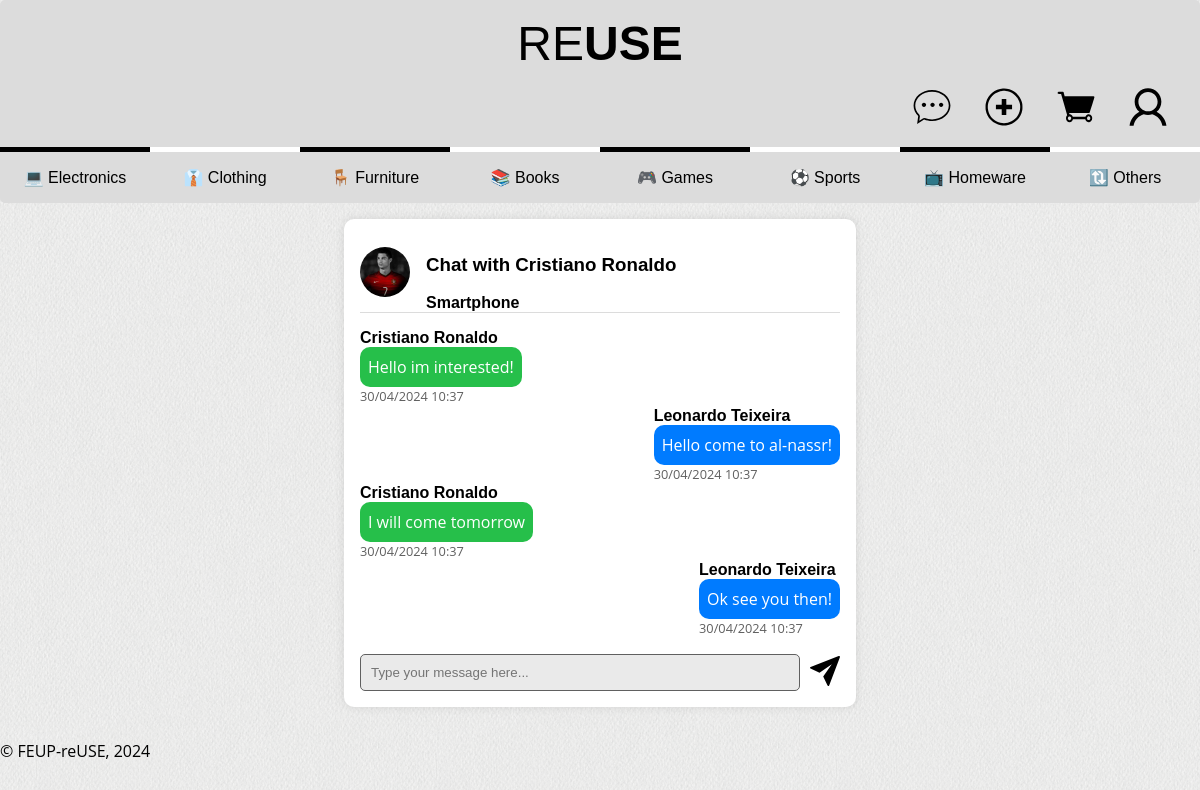
The page /pages/chat_messages.php?otherUserId=2&itemId=1 (signed in) on the database as committed earlier.
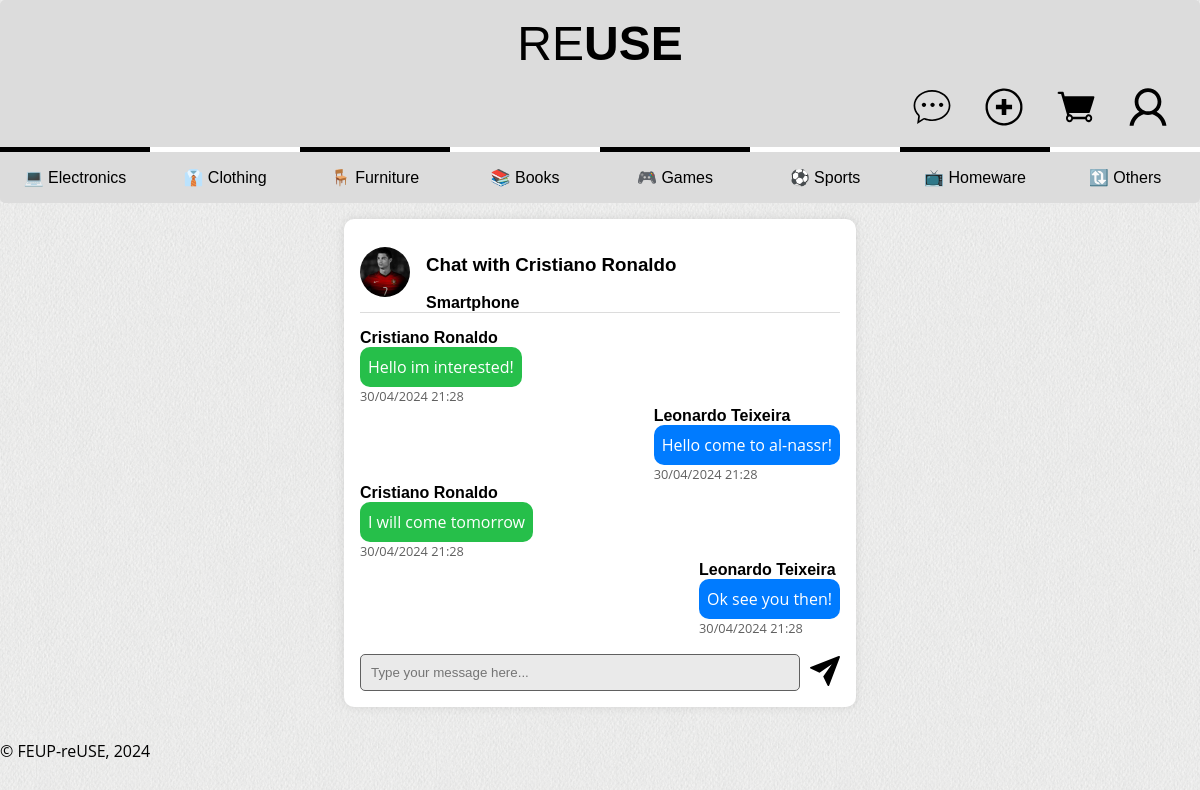
The same page on the database as committed later.
### tables this page shows
CREATE TABLE Categories (
    idCategory INTEGER PRIMARY KEY,
    categoryName TEXT UNIQUE NOT NULL
);

CREATE TABLE Users (
    idUser INTEGER PRIMARY KEY,
    name TEXT NOT NULL,
    username TEXT UNIQUE NOT NULL,
    password TEXT NOT NULL,
    email TEXT UNIQUE NOT NULL,
    isAdmin BOOLEAN NOT NULL DEFAULT 0
);

CREATE TABLE Images (
    idImage INTEGER PRIMARY KEY AUTOINCREMENT,
    imagePath TEXT NOT NULL
);

CREATE TABLE Items (
    idItem INTEGER PRIMARY KEY AUTOINCREMENT,
    idSeller INTEGER NOT NULL,
    name TEXT NOT NULL,
    introduction TEXT,
    description TEXT,
    idCategory INTEGER,
    brand TEXT,
    model TEXT,
    idSize INTEGER,
    idCondition INTEGER,
    price REAL NOT NULL,
    active BOOLEAN NOT NULL DEFAULT TRUE,
    featured BOOLEAN NOT NULL DEFAULT FALSE,
    FOREIGN KEY (idSeller) REFERENCES Users(idUser),
    FOREIGN KEY (idCategory) REFERENCES Categories(idCategory),
    FOREIGN KEY (idSize) REFERENCES Sizes(idSize),
    FOREIGN KEY (idCondition) REFERENCES Conditions(idCondition)
);

CREATE TABLE Chats (
    idChat INTEGER PRIMARY KEY,
    idSender INTEGER NOT NULL,
    idRecipient INTEGER NOT NULL,
    message TEXT NOT NULL,
    timestamp TIMESTAMP DEFAULT CURRENT_TIMESTAMP,
    idItem INTEGER NOT NULL,
    FOREIGN KEY (idSender) REFERENCES Users(idUser),
    FOREIGN KEY (idRecipient) REFERENCES Users(idUser),
    FOREIGN KEY (idItem) REFERENCES Items(idItem)
);

### utils/session.php (called while the page is built, shortened)
<?php
  class Session {
    public function isLoggedIn() : bool {
      return isset($_SESSION['id']);
    }
    public function getId() : ?int {
      return isset($_SESSION['id']) ? $_SESSION['id'] : null;
    }
  }
?>

### database/category.class.php (called while the page is built, shortened)
<?php
class Category {
    public function __construct(int $idCategory, string $categoryName) {
        $this->idCategory = $idCategory;
        $this->categoryName = $categoryName;
    }
    static function getCategories(PDO $db): array {
        try {
            $stmt = $db->prepare('SELECT * FROM Categories');
            $stmt->execute();
            $categories = array();
            while ($category = $stmt->fetch()) {
                $categories[] = new Category(
                    $category['idCategory'],
                    $category['categoryName']
                );
            }
            return $categories;
        } catch (PDOException $e) {
            echo "Error fetching categories: " . $e->getMessage();
            return array();
        }
    }
}
?>

### database/users.class.php (called while the page is built, shortened)
<?php
class User {
    public int $idUser;
    public function __construct(int $idUser, string $name, string $username, string $password, string $email, bool $isAdmin) {
        $this->idUser = $idUser;
        $this->name = $name;
    }
    public static function getUserById(PDO $db, int $idUser): ?User {
        $stmt = $db->prepare('SELECT * FROM Users WHERE idUser = ?');
        $stmt->execute([$idUser]);
        $user = $stmt->fetch();
        return new User($user['idUser'], $user['name'], $user['username'], $user['password'], $user['email'], (bool) $user['isAdmin']);
    }
    public function getProfileImage(PDO $db): ?string {
        $stmt = $db->prepare('SELECT imagePath FROM UserImage JOIN Images ON UserImage.idImage = Images.idImage WHERE idUser = ?');
        $stmt->execute(array($this->idUser));
        $imagePath = $stmt->fetch();
        if ($imagePath)
            $imagePath = $imagePath['imagePath'];
        return $imagePath ? $imagePath : null;
    }
}
?>

### database/item.class.php (called while the page is built, shortened)
<?php
require_once 'connection.db.php';
require_once 'category.class.php';
require_once 'users.class.php';
class Item {
    public function __construct(int $idItem, int $idSeller, string $name, ?string $introduction, ?string $description, int $idCategory, ?string $brand, ?string $model, int $idSize, int $idCondition, float $price, bool $active, bool $featured) {
        $this->name = $name;
    }
    public static function getItemById(PDO $db ,int $idItem): ?Item {
        $stmt = $db->prepare('SELECT * FROM Items WHERE idItem = ?');
        $stmt->execute(array($idItem));
        $item = $stmt->fetch();
        return new Item(
            $item['idItem'],
            $item['idSeller'],
            $item['name'],
            $item['introduction'],
            $item['description'],
            (int) $item['idCategory'],
            $item['brand'],
            $item['model'],
            (int) $item['idSize'],
            (int) $item['idCondition'],
            $item['price'],
            (bool) $item['active'],
            (bool) $item['featured']
        );
    }
}
?>

### database/chats.class.php (called while the page is built, shortened)
<?php
require_once 'users.class.php';
class Chat {
    public static function getChatByUserAndItem($db, $userId, $otherUserId, $itemId) {
        $query = "SELECT * FROM Chats WHERE ((idSender = ? AND idRecipient = ?) OR (idSender = ? AND idRecipient = ?)) AND idItem = ?";
        $stmt = $db->prepare($query);
        $stmt->execute(array($userId, $otherUserId, $otherUserId, $userId, $itemId));
        return $stmt->fetchAll();
    }
}
?>

### pages/chat_messages.php (the view, shortened to what this page needs)
<?php
require_once(__DIR__ . '/../utils/session.php');
$session = new Session();
require_once(__DIR__ . '/../database/connection.db.php');
require_once(__DIR__ . '/../database/category.class.php');
require_once(__DIR__ . '/../database/item.class.php');
require_once(__DIR__ . '/../database/users.class.php');
require_once(__DIR__ . '/../database/chats.class.php');
require_once(__DIR__ . '/../templates/common.tpl.php');
$db = getDatabaseConnection();
$categories = Category::getCategories($db);
drawHeader($session);
drawCategories($categories);
$userId = $session->getId();
$otherUserId = $_GET['otherUserId'];
$itemId = $_GET['itemId'];
$chats = Chat::getChatByUserAndItem($db, (int)$userId, (int)$otherUserId, (int)$itemId);
?>
<section class="chat">
    <header><?php
            $otherUser = User::getUserById($db, (int)$otherUserId);
            $otherUserImage = $otherUser->getProfileImage($db);
            $item = Item::getItemById($db, (int)$itemId);
            if ($otherUserImage) {
                echo "<a href='../pages/user-profile.php?idUser={$otherUserId}'><img src='{$otherUserImage}' alt='User Image'></a>";
            }
            else {
                echo "<a href='../pages/user-profile.php?idUser={$otherUserId}'><img src='../docs/images/default_profile_picture.png' alt='User Image'></a>";
            }
            ?>
        <div>
            <h3>Chat with <?=User::getUserById($db,(int) $otherUserId)->name?></h3>
            <h4><?=$item->name?></h4>
        </div>
    </header>
        <?php foreach ($chats as $chat) { ?>
            <div class="message_<?php echo $chat['idSender'] === $userId ? 'outgoing' : 'incoming'; ?>">
                <h4><?= htmlentities(User::getUserById($db, $chat['idSender'])->name) ?></h4>
                <p class="message_content"><?= htmlentities($chat['message']) ?></p>
                <p class="hint"><?= htmlentities(date('d/m/Y H:i', strtotime($chat['timestamp']))) ?></p>
            </div>
        <?php } ?>
        <form action="../actions/action_send_message.php" method="post" class="message-form">
            <div class="message-input">
                <input type="text" name="message" placeholder="Type your message here..." required>
                <button type="submit"><img src="../docs/images/icon_send.svg" alt="Send"></button>
            </div>
        </form>
</section>
<?php drawFooter(); ?>

### templates/common.tpl.php (shortened to what this page needs)
<?php function drawHeader($session, $jsPage = "script") { ?>
  <!DOCTYPE html>
  <html lang="en">
    <head>
      <link rel="stylesheet" href="../css/style.css">
      <link rel="stylesheet" href="../css/layout.css">
      <link rel="stylesheet" href="../css/responsive.css">
    </head>
    <body>
      <header>
        <h1>
            <a href="../pages/index.php">RE<strong>USE</strong></a>
        </h1>
        <?php
          if ($session->isLoggedIn()) {
        ?>
            <div id="user-icons">
              <a href="../pages/chats.php"><img src="../docs/images/icon_chat.svg" alt="Chats"></a>
              <a href="../pages/add_publication.php"><img src="../docs/images/icon_add.svg" alt="Add Publication"></a>
              <a href="../pages/cart.php"><img src="../docs/images/icon_cart.svg" alt="Cart"></a>
              <a href="../pages/user-profile.php?idUser=<?=$_SESSION['id']?>"><img src="../docs/images/icon_profile.svg" alt="Profile"></a>
            </div>
        <?php
          }
        ?>
      </header>
<?php } ?>
<?php function drawCategories($categories) { ?>
    <nav id="menu">
        <ul>
            <?php foreach ($categories as $category) { ?>
                <li><a href="../pages/index.php?category=<?= $category->idCategory ?>"><?= htmlspecialchars_decode(htmlentities($category->categoryName)) ?></a></li>
            <?php } ?>
        </ul>
    </nav>
<?php } ?>
<?php function drawFooter() { ?>
    <footer>
        <p>&copy; FEUP-reUSE, 2024</p>
    </footer>
  </body>
</html>
<?php } ?>

### css/style.css (style rules this page uses)
:root { --lightgrey: #dcdcdc; --lightergrey: #eaeaea; --grey: #606060; --blue: #007bff; --darkblue: #0056b3; --black: #000000; --white: #ffffff; --red: #d11b2e; --green: #26bf4a; --yellow: #f59918; }
a { text-decoration: none; color: var(--black); transition: 0.3s ease; }
body > header { background-color: var(--lightgrey); border-radius: 5px 5px 0 0; }
body > header h1 { font-size: 3em; font-weight: 100; color: var(--black); margin: 0; }
body > header strong { font-weight: 900; }
body > header h1 a { text-decoration: none; color: var(--black); }
#user-icons { margin-top: 1em; }
#user-icons a { padding: 0 1em; }
#user-icons img { width: 40px; height: 40px; }
#menu { background-color: var(--lightgrey); border-radius: 0 0 5px 5px; }
#menu ul { margin: 0; padding: 0; }
#menu li { list-style-type: none; text-align: center; padding: 1em 0; }
#menu a { padding: 1em; }
#menu li:nth-child(odd) { border-top: 5px solid var(--black); }
#menu li:nth-child(even) { border-top: 5px solid var(--white); }
button { background-color: var(--blue); color: var(--white); border: none; padding: 0.5em 1em; border-radius: 5px; transition: 0.3s; }
input, select { padding: 0.5em; border: 1px solid var(--grey); border-radius: 5px; }
.hint { font-size: 0.8em; color: var(--grey); }
.chats, .chat { background-color: var(--white); box-shadow: 0 0 10px rgba(0, 0, 0, 0.1); border-radius: 10px; width: 30em; }
.chats article img, .chat img { width: 50px; height: 50px; border-radius: 50%; }
.chat h4 { margin: 0; }
.chat header { width: 100%; border-bottom: 1px solid var(--lightgrey); margin-bottom: 1em; }
.chat .message_incoming p.message_content { margin: 0; padding: 0.5em; border-radius: 10px; background-color: var(--green); color: var(--white); }
.chat .message_outgoing p.message_content { margin: 0; padding: 0.5em; border-radius: 10px; background-color: var(--blue); color: var(--white); }
.chat .hint { margin: 0; }
.message-form { width: 100%; }
.message-input { margin-top: 1em; }
.message-input input[type="text"] { flex: 1; padding: 10px; border: 1px solid var(--grey); border-radius: 5px; margin-right: 10px; background-color: var(--lightergrey); }
.message-input button { background: none; border: none; cursor: pointer; padding: 0; margin: 0; }
.message-input img { border-radius: 0; width: 30px; height: 30px; }
.message_incoming, .message_outgoing { max-width: 50%; word-wrap: break-word; }
body { font-family: "Poppins", sans-serif; }
p { font-family: "Open Sans", sans-serif; line-height: 1.5em; }

### css/layout.css (style rules this page uses)
body { margin: 0 auto; background-image: url("../docs/images/website_background.png"); width: 80em; display: grid; grid-template-columns: 1fr 4fr; grid-template-rows: auto; grid-template-areas: "header header" "menu menu" "signup signup" "details details" "aside items" "footer footer"; }
body > header { grid-area: header; }
#menu { grid-area: menu; }
body > footer { grid-area: footer; }
body > header { display: flex; flex-direction: column; padding: 1em; }
body > header h1 { display: flex; justify-content: center; }
#signup, #user-icons { display: flex; justify-content: flex-end; flex-wrap: wrap; }
#menu ul { display: flex; flex-direction: row; flex-wrap: wrap; }
#menu li { display: block; flex: 1; }
form { display: flex; flex-direction: column; }
.chats, .chat { margin: 1em auto; padding: 1em; grid-area: details; display: flex; flex-direction: column; align-items: center; }
.chats article, .chat header { display: flex; align-items: center; justify-content: flex-start; gap: 1em; }
.message_incoming { align-self: flex-start; }
.message_outgoing { align-self: flex-end; }
.message-form { display: flex; flex-direction: column; }
.message-input { display: flex; align-items: center; }

### css/responsive.css (style rules this page uses)
@media (max-width: 80em) { body { width: 100%; } }

Rows that differ between the two databases and show on the page:
changed chats "Hello im interested!": timestamp "30/04/2024 10:37" → "30/04/2024 21:28"
changed chats "Hello come to al-nassr!": timestamp "30/04/2024 10:37" → "30/04/2024 21:28"
changed chats "I will come tomorrow": timestamp "30/04/2024 10:37" → "30/04/2024 21:28"
changed chats "Ok see you then!": timestamp "30/04/2024 10:37" → "30/04/2024 21:28"
